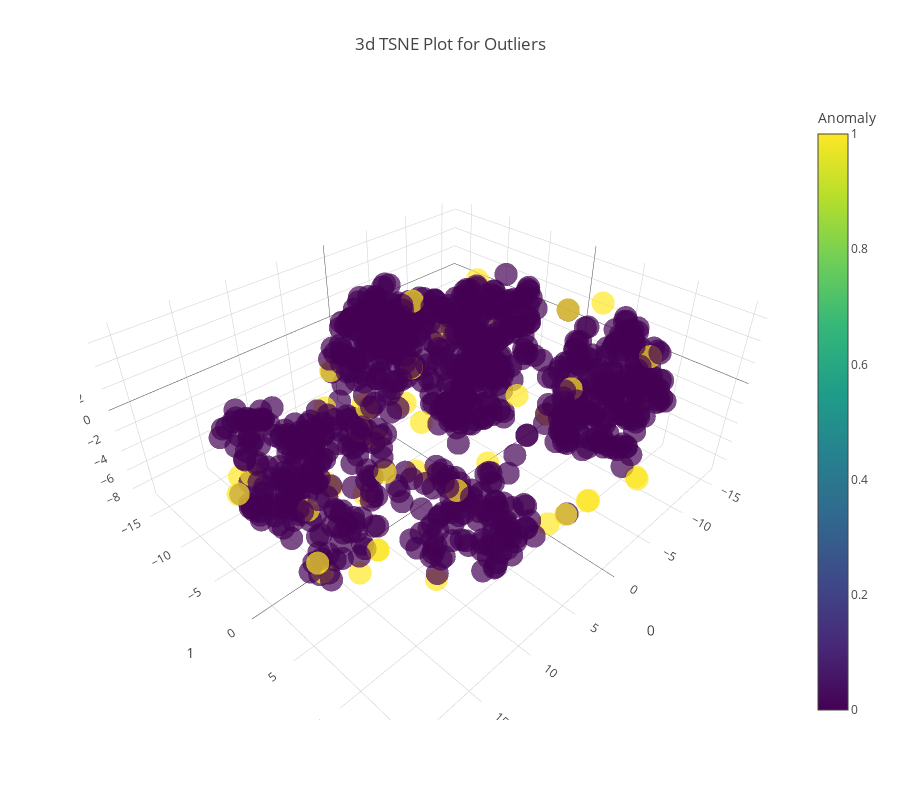

The code cell stored with this chart in its notebook:
### Markdown cell above
You can use the `plot_model` function to analyzes the performance of a trained model on the test set. It may require re-training the model in certain cases.

### Code cell
# tsne plot anomalies
plot_model(iforest, plot = 'tsne')

### Figure 1 — Plotly figure (JSON) as saved in the notebook; plotly's stock layout.template omitted (floating-point values rounded to 4 significant figures; data arrays with more than 128 entries replaced by an {"elided": "..."} marker saying what was removed)
{"data": [{"customdata": {"elided": "1000x1 float values"}, "hovertemplate": "0=%{x}<br>1=%{y}<br>2=%{z}<br>Feature=%{customdata[0]}<br>Anomaly=%{marker.color}<extra></extra>", "legendgroup": "", "marker": {"color": {"elided": "1000 int values"}, "coloraxis": "coloraxis", "opacity": 0.7, "symbol": "circle"}, "mode": "markers", "name": "", "scene": "scene", "showlegend": false, "type": "scatter3d", "x": {"elided": "1000 float values"}, "y": {"elided": "1000 float values"}, "z": {"elided": "1000 float values"}}], "layout": {"coloraxis": {"colorbar": {"title": {"text": "Anomaly"}}, "colorscale": [[0, "#440154"], [0.1111, "#482878"], [0.2222, "#3e4989"], [0.3333, "#31688e"], [0.4444, "#26828e"], [0.5556, "#1f9e89"], [0.6667, "#35b779"], [0.7778, "#6ece58"], [0.8889, "#b5de2b"], [1, "#fde725"]]}, "height": 800, "legend": {"tracegroupgap": 0}, "scene": {"domain": {"x": [0, 1], "y": [0, 1]}, "xaxis": {"title": {"text": "0"}}, "yaxis": {"title": {"text": "1"}}, "zaxis": {"title": {"text": "2"}}}, "title": {"text": "3d TSNE Plot for Outliers"}, "width": 900}}
